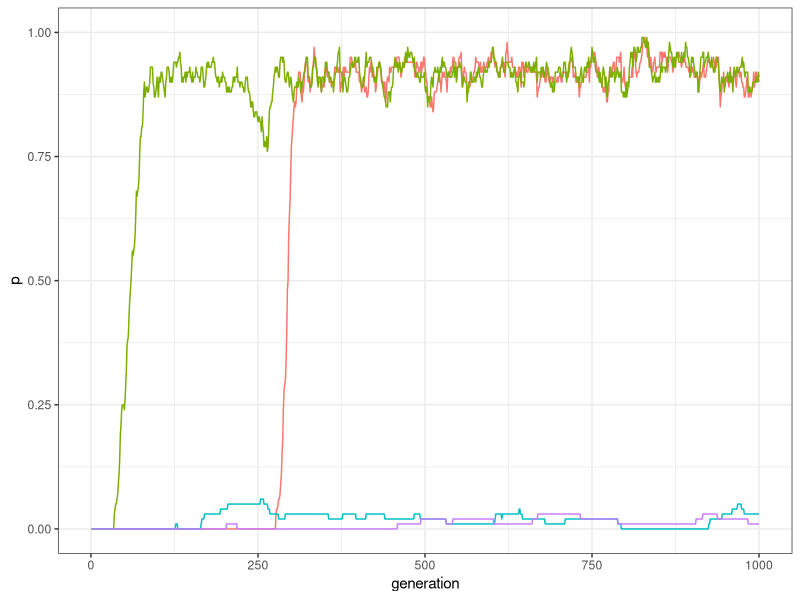
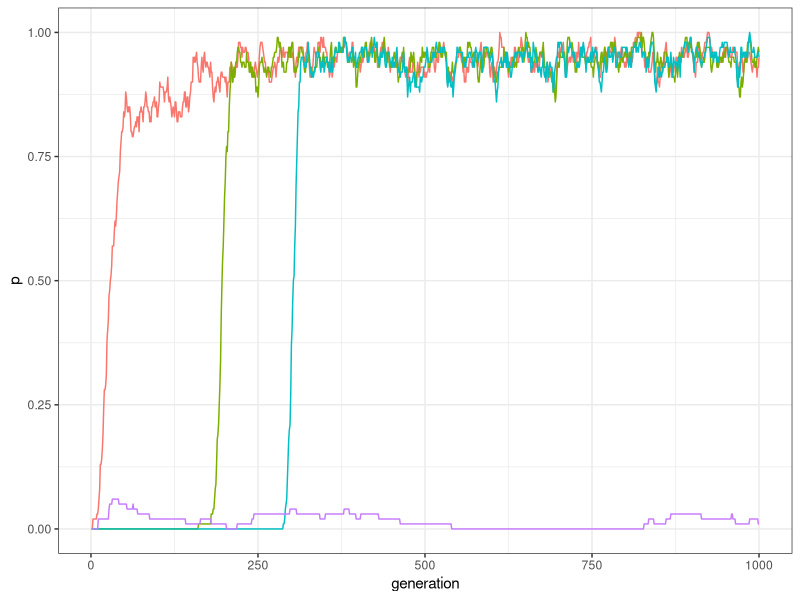
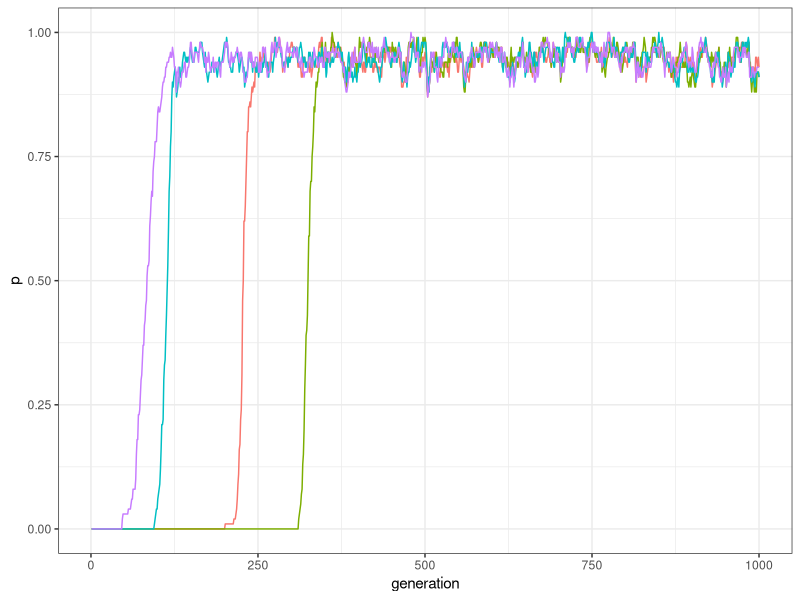

Here is the R script that generated these plots, in order:
## ---- chunk 1
library(tidyverse)
set.seed(111)
my_world <- matrix(c(1,1,-1,-1,1,1,-1,-1,-1,-1,1,1,-1,-1,1,1), nrow = 4, ncol = 4)
my_world
## ---- chunk 2
traits_inter_dependence <- function(N, t_max, k, mu, p_death, world){
  output <- tibble(trait = as.factor(rep(1:4, each = t_max)), generation = rep(1:t_max, 4), p = rep(NA, t_max * 4))      
  population <- matrix(0, ncol = 4, nrow = N)
  output[output$generation == 1 ,]$p <- colSums(population) / N
  for(t in 2:t_max){
    # innovations
    innovators <- sample(c(TRUE, FALSE), N, prob = c(mu, 1 - mu), replace = TRUE) 
    innovations <- sample(1:4, sum(innovators), replace = TRUE)
    population[cbind(which(innovators == TRUE), innovations)] <- 1
    
    # copying
    demonstrators <- sample(1:N, replace = TRUE)
    demonstrators_traits <- sample(1:4, N, replace = TRUE)

    for(i in 1:N){
      if(population[demonstrators[i], demonstrators_traits[i]]){
        compatibility_score <- sum(world[demonstrators_traits[i], which(population[i,]>0)])
        copy <- (1 / (1 + exp(-k*compatibility_score))) > runif(1)
        if(copy){
          population[i,demonstrators_traits[i]] <- 1
        }
      }
    }
    
    # birth/death
    replace <- sample(c(TRUE, FALSE), N, prob = c(p_death, 1 - p_death), replace = TRUE)
    population[replace, ] <- 0
    
    output[output$generation == t ,]$p <- colSums(population) / N
  }
  output
}
## ---- chunk 3
plot_multiple_traits <- function(data_model) {
  ggplot(data = data_model, aes(y = p, x = generation)) +
    geom_line(aes(colour = trait)) +
    ylim(c(0, 1)) +
    theme_bw() +
    theme(legend.position = "none")
}
## ---- chunk 4
data_model <- traits_inter_dependence(N = 100, t_max = 1000, k = 10, mu = 0.0005, p_death = 0.01, world = my_world)
plot_multiple_traits(data_model)
## ---- chunk 5
data_model[data_model$generation==1000,]
## ---- chunk 6
my_world <- matrix(c(1,1,1,-1, 1,1,1,-1,1,1,1,-1,-1,-1,-1,1), nrow = 4, ncol = 4)
data_model <- traits_inter_dependence(N = 100, t_max = 1000, k = 10, mu = 0.0005, p_death = 0.01, world = my_world)
plot_multiple_traits(data_model)
## ---- chunk 7
my_world <- matrix(c(1,1,1,1,1,1,1,1,1,1,1,1,1,1,1,1), nrow = 4, ncol = 4)
data_model <- traits_inter_dependence(N = 100, t_max = 1000, k = 10, mu = 0.0005, p_death = 0.01, world = my_world)
plot_multiple_traits(data_model)
